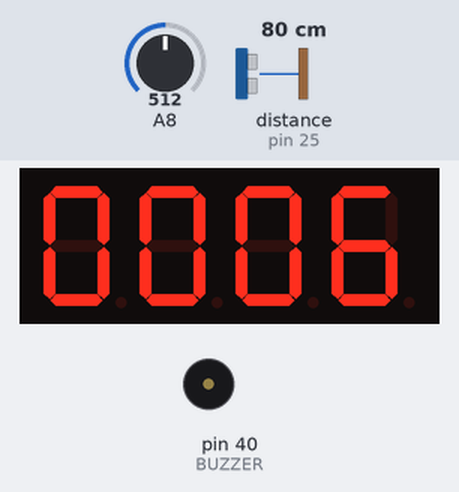
Bench run of a sketch on a simulated Arduino Mega 2560, built with avr-gcc and run on an emulated ATmega2560. On the bench: 4-digit seven-segment display, buzzer (waves = sounding). Wiring (inferred from the names in the program): ultrasonic range finder: trigger pin 25; echo pin 25. Inputs (shaded band) come from the test bench; at power-on: distance to the obstacle (sensor on pin 25) 80 cm, A8 = 512. The echo pulse lasts 58.3 µs per cm.

Above: at 2.2 s.
2.3 s: distance to the obstacle (sensor on pin 25) set to 9 cm
At 3.27 s:
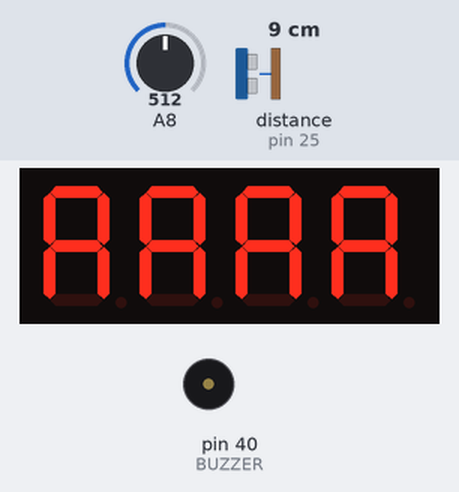
5.3 s: distance to the obstacle (sensor on pin 25) set to 6 cm
At 5.8 s:
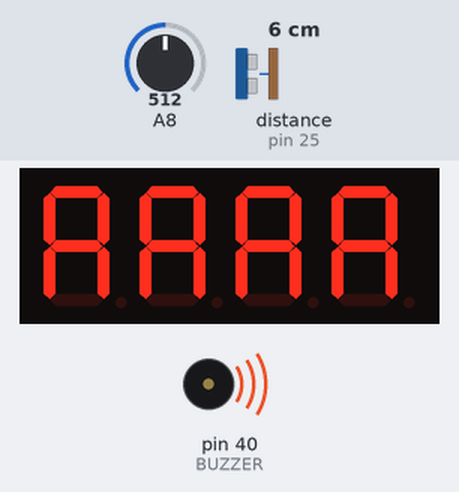
6.9 s: distance to the obstacle (sensor on pin 25) set to 20 cm
At 7.9 s:
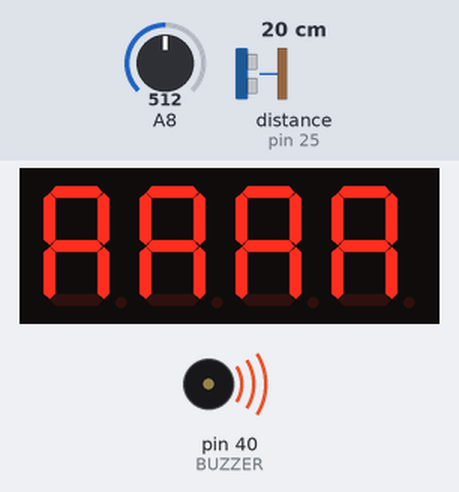
8.9 s: distance to the obstacle (sensor on pin 25) set to 25 cm
At 10.0 s:
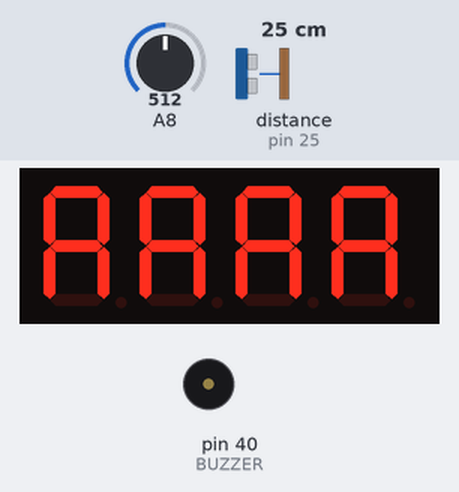
11.1 s: distance to the obstacle (sensor on pin 25) set to 2 cm
At 12.3 s:
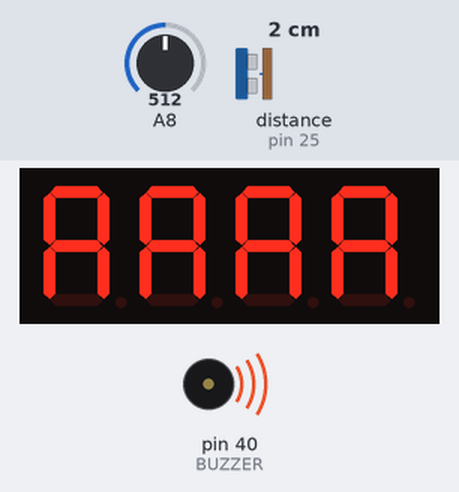
Timing chart, 0 to 13.8 s (numbered marks = the images above; inputs shaded):
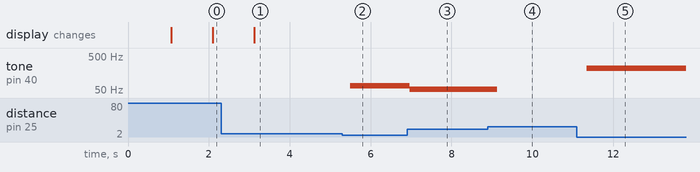

Measured:
- the behaviour switches between 8 and 7 cm on distance to the obstacle (sensor on pin 25) (found by bisection; images 1 and 2)
- the behaviour switches between 22 and 23 cm on distance to the obstacle (sensor on pin 25) (found by bisection; images 3 and 4)
- after the input at 2.3 s, the display: changes after 0.82 s (image 1)
- after the input at 5.3 s, tone on pin 40 (BUZZER): silent → 67 Hz after 0.19 s
- after the input at 6.9 s, tone on pin 40 (BUZZER): 67 Hz → 53 Hz after 0.07 s
- after the input at 8.9 s, tone on pin 40 (BUZZER): 53 Hz → silent after 0.23 s
- after the input at 11.1 s, tone on pin 40 (BUZZER): silent → 221 Hz after 0.25 s

The sketch:

door.ino
```cpp
/**
 * Baker Old Wing Door 2.0
 *
 * Created by:  Nicholas Glaze (nkg2)
 *              Artun Bayer    (ab116)
 * ELEC 220
 */


#include "TM1637.h"
#include "Ultrasonic.h"

/* Macro Define */
#define CLK               39          /* 4-Digit Display clock pin */
#define DIO               38          /* 4-Digit Display data pin */
#define ROTARY_ANGLE_P    24          /* pin of rotary angle sensor */
#define BUZZER            40
#define LIGHT_SENSOR      23
#define ULTRASONIC        25

/* Global Variables */
TM1637 tm1637(CLK, DIO);              /* 4-Digit Display object */
int analog_value = 0;                 /* variable to store the value coming from rotary angle sensor */


void setup()
{
    /* Initialize 4-Digit Display */
    tm1637.init();
    tm1637.set(BRIGHT_TYPICAL);

    pinMode(BUZZER, OUTPUT);
    update_clock(0);
    delay(1000);
}
boolean door_open(){//True if door is open
  return analogRead(ROTARY_ANGLE_P) > 100;
}
int time_limit(){//Compute time limit with linear function
  return floor(.004082*analogRead(LIGHT_SENSOR)+5.102);
}
void scream(){//Display "AAAA" on 4-digit display
  for(int i = 0; i < 4; i++){
    tm1637.display(i, 10);
  }
}
void sound_open_alarm()
{//Play alarm (sick beat)
  scream();
  while(door_open()) drop_beat();
}
int pitch(int dist){//Calculate pitch based on linear function

  return floor(45*dist+55)/2;
}
void sound_tamper_alarm(){//Sound alarm based on object distance from ultrasonic sensor
  scream();
  long dist = measure_dist();
  int p;
  while(dist < 3000){
    for(int i = 0; i < 10; i++){
    p = pitch(dist);
    //update_clock(dist);
    digitalWrite(BUZZER, HIGH);
    delayMicroseconds(p);
    digitalWrite(BUZZER, LOW);
    delayMicroseconds(p);
    }
    dist = measure_dist();

  }
  update_clock(0000);
}
void update_clock(int n){
  //Displays the number n on the 4-digit display
  for(int i = 3; i > -1; i--){
    tm1637.display(i, n % 10);
    n /= 10;
  }

}
void count_down(int time_limit){//Run countdown on timer, starting from time_limit
  //Counts the timer down from time_limit to 0
  int time_left = time_limit;
  while (time_left >= 0 and door_open()){
    if(measure_dist() < 3000) sound_tamper_alarm();
    update_clock(time_left);
    time_left -= 1;
    delay(1000);
  }
  if(door_open()){
    sound_open_alarm();
  }
  update_clock(0);
}
/* the loop() method runs over and over again */
void loop()
{
    if(door_open()){
      count_down(time_limit());
    }
    if(measure_dist() < 3000){
      sound_tamper_alarm();
    }


}


void drop_beat(){//Play a sick beat

  int length = 16;         /* the number of notes */
  char notes[] = "121 12123 3 4546"; //notes in the song
  float beats[] = { 1, 1, 1,    1,    1, 1, 1, 1, 0.6,       1 ,    0.6,      1,        1, 1, 1, 1}; //length of each note
  int tempo = 150;

  /* the setup() method runs once, when the sketch starts */
    int i = 0;
      //Loop through each note
    while(i < length && door_open())
    {
      //space indicates a pause
      if(notes[i] == ' ')
      {
        delay(beats[i] * tempo);
      }
      else
      {
        playNote(notes[i], beats[i] * tempo);
      }
      delay(tempo / 2);    /* delay between notes */
      i++;
    }
  }

  /* play tone */
  void playTone(int tone, int duration)
  {
    for (long i = 0; i < duration * 1000L; i += tone * 2)
    {
      digitalWrite(BUZZER, HIGH);
      delayMicroseconds(tone);
      digitalWrite(BUZZER, LOW);
      delayMicroseconds(tone);
    }
  }

  char names[] = { '2', '1', '6', '5', '4', '3',};
  float tones[] = { 587/2, 698/2, 880/2, 554/2, 659/2, 440/2};
  void playNote(char note, int duration)
  {


    // play the tone corresponding to the note name
    for (int i = 0; i < 6; i++)
    {
      if (names[i] == note)
      {
        playTone(tones[i], duration);
      }
    }

}

long measure_dist(){//Measure object distance from ultrasonic sensor
  pinMode(ULTRASONIC, OUTPUT);
  digitalWrite(ULTRASONIC, LOW);
  delayMicroseconds(2);
  digitalWrite(ULTRASONIC, HIGH);
  delayMicroseconds(2);
  digitalWrite(ULTRASONIC,LOW);
  pinMode(ULTRASONIC,INPUT);
  long duration;
  duration = pulseIn(ULTRASONIC,HIGH);
  long RangeIndist;
  RangeIndist = duration;
  return RangeIndist;
}
```
